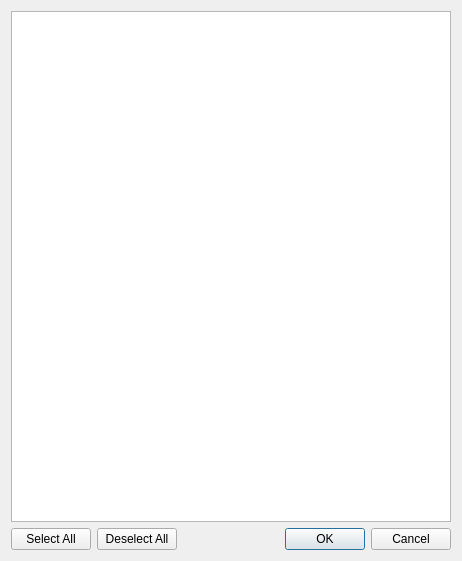
<?xml version="1.0" encoding="UTF-8"?>
<ui version="4.0">
 <class>SelectEntitiesDialog</class>
 <widget class="QDialog" name="SelectEntitiesDialog">
  <property name="geometry">
   <rect>
    <x>0</x>
    <y>0</y>
    <width>462</width>
    <height>561</height>
   </rect>
  </property>
  <property name="windowTitle">
   <string>Select Projects - Don't Panik</string>
  </property>
  <layout class="QVBoxLayout" name="verticalLayout">
   <item>
    <widget class="QTableView" name="entities_table">
     <property name="alternatingRowColors">
      <bool>true</bool>
     </property>
     <property name="sortingEnabled">
      <bool>true</bool>
     </property>
     <attribute name="horizontalHeaderShowSortIndicator" stdset="0">
      <bool>true</bool>
     </attribute>
     <attribute name="horizontalHeaderStretchLastSection">
      <bool>true</bool>
     </attribute>
     <attribute name="verticalHeaderVisible">
      <bool>false</bool>
     </attribute>
     <attribute name="verticalHeaderVisible">
      <bool>false</bool>
     </attribute>
     <attribute name="horizontalHeaderShowSortIndicator" stdset="0">
      <bool>true</bool>
     </attribute>
     <attribute name="horizontalHeaderStretchLastSection">
      <bool>true</bool>
     </attribute>
    </widget>
   </item>
   <item>
    <layout class="QHBoxLayout" name="horizontalLayout">
     <item>
      <widget class="QPushButton" name="select_all">
       <property name="text">
        <string>Select All</string>
       </property>
      </widget>
     </item>
     <item>
      <widget class="QPushButton" name="deselect_all">
       <property name="text">
        <string>Deselect All</string>
       </property>
      </widget>
     </item>
     <item>
      <spacer name="horizontalSpacer">
       <property name="orientation">
        <enum>Qt::Horizontal</enum>
       </property>
       <property name="sizeHint" stdset="0">
        <size>
         <width>40</width>
         <height>20</height>
        </size>
       </property>
      </spacer>
     </item>
     <item>
      <widget class="QDialogButtonBox" name="kdialogbuttonbox">
       <property name="standardButtons">
        <set>QDialogButtonBox::Cancel|QDialogButtonBox::Ok</set>
       </property>
      </widget>
     </item>
    </layout>
   </item>
  </layout>
 </widget>
 <customwidgets>  
 </customwidgets>
 <resources/>
 <connections/>
</ui>
